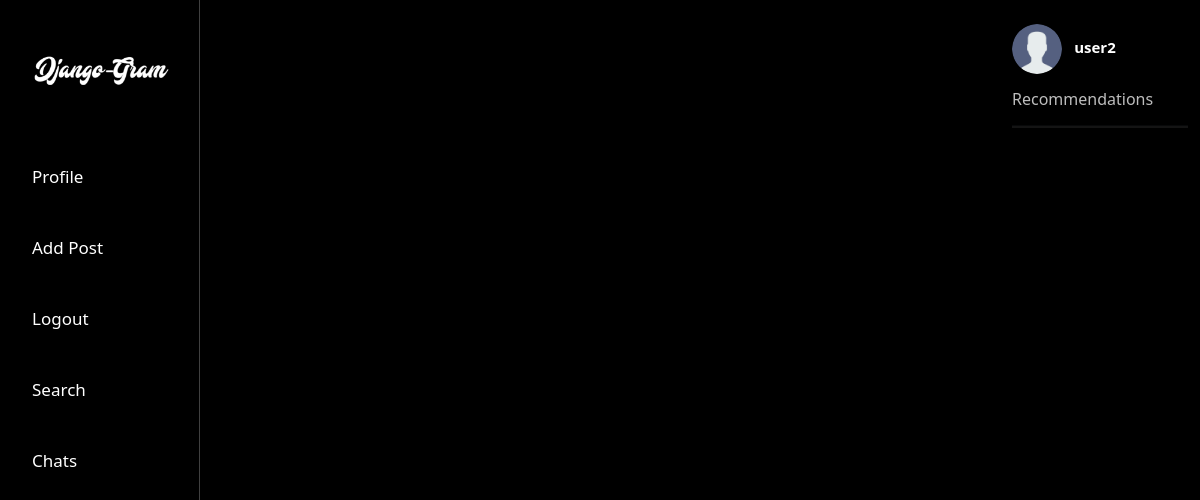
Before: /chats/ (signed in) with the older database file.
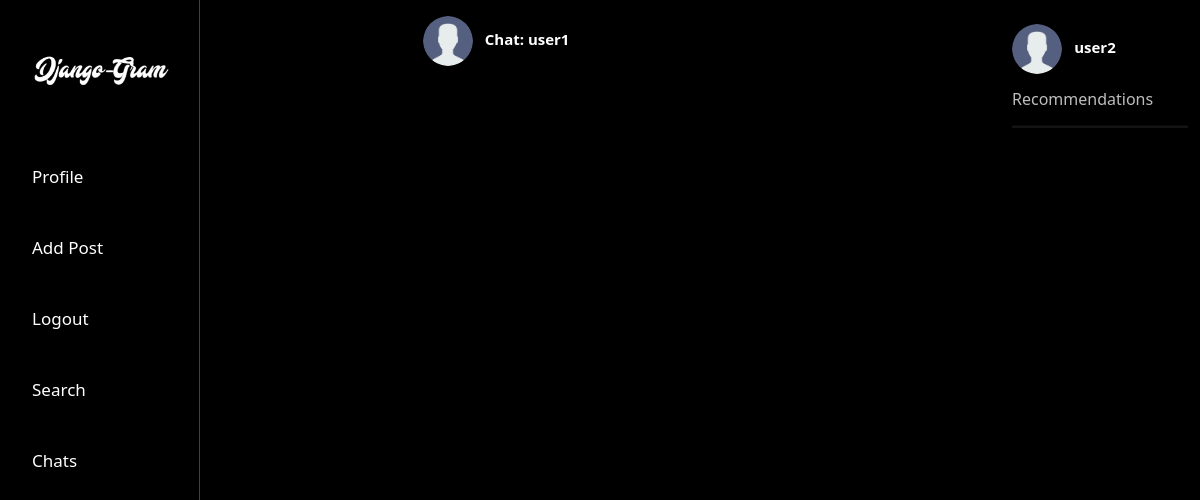
After: the same page with the newer database file.
### instagramapp/models/chat.py (models this page shows)
class Chat(models.Model):
    members = models.ManyToManyField(User, related_name='members')

### instagramapp/models/profile.py (models this page shows)
class Profile(Abstract):
    status = models.CharField(max_length=200, default=' ', null=True, blank=True)
    location = models.CharField(max_length=30, default=' ', null=True, blank=True)
    following = models.ManyToManyField(User, related_name='following')
    followers = models.ManyToManyField(User, related_name='followers')

### instagramapp/views.py (the view)
# urls.py: path('chats/', views.ChatsView.as_view(), name='chats')
class ChatsView(TemplateView):
    template_name = 'chats.html'
    def get_context_data(self, **kwargs):
        context = super().get_context_data(**kwargs)
        user = self.request.user
        chats = []
        for c in Chat.objects.all():
            if user in c.members.all():
                for u in c.members.all():
                    if u != user:
                        chats.append([c, Profile.objects.get(user=u)])
        context['profile'] = Profile.objects.get(user=user)
        context['chats'] = chats
        return context

### instagramapp/templates/chats.html (shortened to what this page needs)
<!DOCTYPE html>
<html lang="en">
<head>
    <link rel="stylesheet" href="/static/styles/base.css" type="text/css">
    <link rel="stylesheet" href="/static/styles/home.css" type="text/css">
    <link href="https://cdn.jsdelivr.net/npm/bootstrap@5.3.0-alpha1/dist/css/bootstrap.min.css" rel="stylesheet">
</head>
<body class="body_back">
    <div class="container-fluid">
        <div class="row">
            <div class="col-md-2 col-lg-2 vl" style="position: fixed;">
                <a href="/"><img class="my-5 mx-3" src="/static/design/logo.png" width="150"></a>
                <a class='nav' href="/profile">Profile</a><br>
                <a class='nav' href="/add_post">Add Post</a><br>
                <a class='nav' href="/logout">Logout</a><br>
                <a class='nav' href="/search">Search</a><br>
                <a class='nav' href="/chats">Chats</a><br>
            </div>
            <div class="col-md-10 col-lg-10 text-center my-3">
                {% if chats %}
                    {% for c in chats %}
                        <a href="/chat{{ c.0.id }}"><img class="profile-image pr-3" src="{{ c.1.image.url }}" width="50" height="50"></a>
                        <a class="profile_link mx-2" href="/chat{{ c.0.id }}"><b>Chat: {{ c.1.user.username }}</b></a><br>
                    {% endfor %}
                {% endif %}
            </div>
            <div class="col-md-2 col-lg-2 my-4">
                        <a href="/profile"><img class="profile-image pr-3" src="{{ profile.image.url }}" width="50" height="50"></a>
                        <a class="profile_link mx-2" href="/profile"><b>{{ user.username }}</b></a><br>
                <h6 class="my-3" style="color: #bdbdbd;">Recommendations</h6>
                <hr>
            </div>
        </div>
    </div>
</body>
</html>

Changed rows visible on the page:
added Chat: image (placeholder picture), username "user1"
